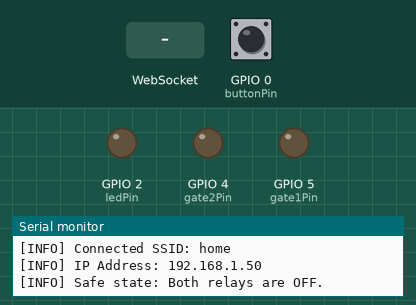
This sketch was run on a simulated ESP8266 (NodeMCU). Shown: output pins drawn as LEDs (lit = HIGH), the last lines printed to the serial monitor. The test bench sets the inputs (shaded band); at power-on: GPIO 0 (buttonPin) HIGH. WiFi joins after 1.5 s; servers stay silent unless stated.

Above: at 3.9 s.
4.0 s: WebSocket text "GATE1_ON" received
At 5.2 s:
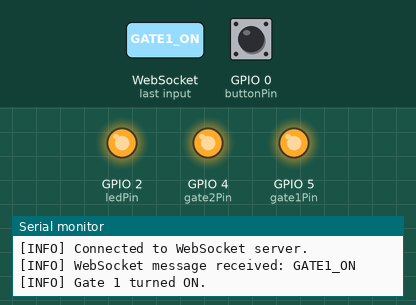
5.5 s: WebSocket text "GATE1_OFF" received
At 5.9 s:
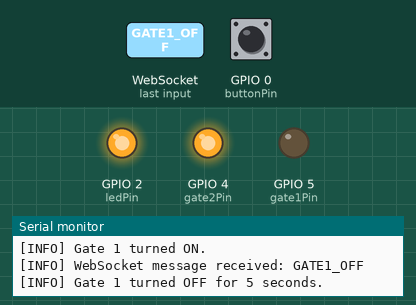
8.5 s: WebSocket text "LIGHT" received
At 11.0 s:
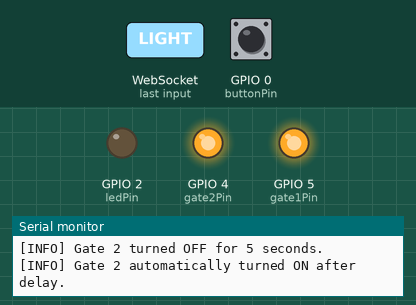
Timing chart, 0 to 12.5 s (numbered marks = the images above; inputs shaded):
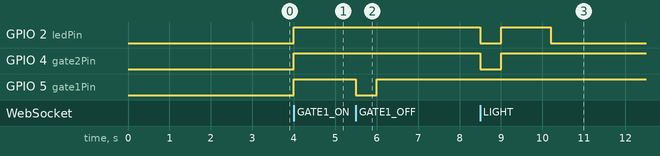

The sketch:

esp8266.ino
```cpp
#include <ESP8266WiFi.h>
#include <WiFiClientSecure.h>
#include <WebSocketsClient.h>
#include <WiFiManager.h>

// WebSocket server details
const char *server = "socket.jpfashion.in";
const int port = 3000;

// Define GPIO pins for gate relays and indicators (adjust GPIO pins for NodeMCU)
const int gate1Pin = 5;   // GPIO5 (D1)
const int gate2Pin = 4;   // GPIO4 (D2)
const int ledPin = 2;     // GPIO2 (D4)
const int buttonPin = 0;  // GPIO0 (D3)
const int builtInLedPin = LED_BUILTIN; // Use a different GPIO pin for gate2 on ESP8266

// Timing variables for non-blocking relay control
unsigned long gate1OffTime = 0;
unsigned long gate2OffTime = 0;
const unsigned long offDuration = 500; // 5 seconds

// Internet recheck delay (if WiFi is up but Internet is down)
const unsigned long internetRetryDelay = 15000;
unsigned long internetLossStart = 0;

WiFiClientSecure secureClient;
WebSocketsClient webSocket;

//---------------------------------------------------------------------
// Puts both relays into a safe state (OFF)
void setRelaysSafe()
{
  digitalWrite(gate1Pin, LOW);
  digitalWrite(gate2Pin, LOW);
  Serial.println("[INFO] Safe state: Both relays are OFF.");
}

//---------------------------------------------------------------------
// Checks Internet connectivity by trying to connect to a known host.
bool isInternetConnected()
{
  WiFiClient testClient;
  const char *testHost = "www.google.com";
  if (testClient.connect(testHost, 80))
  {
    testClient.stop();
    return true;
  }
  return false;
}

void reconnectWebSocket()
{
  Serial.println("[INFO] Attempting to reconnect WebSocket...");
  webSocket.beginSSL(server, port, "/");
}

//---------------------------------------------------------------------
// Uses WiFiManager to establish a WiFi connection. This function
// blocks until a connection is made.
void setupWiFi()
{
  Serial.println("[INFO] Launching WiFiManager portal...");
  WiFiManager wifiManager;
  // Optionally, you can set a timeout:
  // wifiManager.setConnectTimeout(30);
  if (!wifiManager.autoConnect("GateLockAP"))
  {
    Serial.println("[ERROR] WiFiManager failed to connect. Restarting...");
    ESP.restart();
  }
  Serial.println("[INFO] WiFiManager connected.");
  Serial.print("[INFO] Connected SSID: ");
  Serial.println(WiFi.SSID());
  Serial.print("[INFO] IP Address: ");
  Serial.println(WiFi.localIP());
  digitalWrite(ledPin, LOW);
  setRelaysSafe();
  internetLossStart = 0;
}

//---------------------------------------------------------------------
// WebSocket event handler.
void webSocketEvent(WStype_t type, uint8_t *payload, size_t length)
{
  String helloMessage = "Hello Server From ESP8266, connected SSID: " + WiFi.SSID();
  switch (type)
  {
  case WStype_CONNECTED:
    Serial.println("[INFO] Connected to WebSocket server.");
    webSocket.sendTXT(helloMessage);
    // wenbSocket.sendTXT(String("Hello Server From NodeMCU, connected SSID: ") + WiFi.SSID());
    digitalWrite(gate2Pin, HIGH);
    digitalWrite(gate1Pin, HIGH);
    digitalWrite(builtInLedPin, HIGH);
    break;

  case WStype_DISCONNECTED:
    Serial.println("[ERROR] Disconnected from WebSocket server.");
    setRelaysSafe();
    break;

  case WStype_TEXT:
  {
    String message = String((char *)payload);
    Serial.println("[INFO] WebSocket message received: " + message);
    if (message == "GATE1_ON")
    {
      digitalWrite(gate1Pin, HIGH);
      Serial.println("[INFO] Gate 1 turned ON.");
      gate1OffTime = 0;
    }
    else if (message == "GATE1_OFF")
    {
      digitalWrite(gate1Pin, LOW);
      Serial.println("[INFO] Gate 1 turned OFF for 5 seconds.");
      gate1OffTime = millis();
    }
    else if (message == "GATE2_ON")
    {

      digitalWrite(gate2Pin, HIGH);
      Serial.println("[INFO] Gate 2 turned ON.");
      gate2OffTime = 0;
    }
    else if (message == "LIGHT")
    {
      digitalWrite(gate2Pin, LOW);
      digitalWrite(builtInLedPin, LOW);
      Serial.println("[INFO] Gate 2 turned OFF for 5 seconds.");
      gate2OffTime = millis();
    }
    else if (message == "ping")
    {
      webSocket.sendTXT("pong");
    }
    break;
  }

  default:
    break;
  }
}

//---------------------------------------------------------------------
void setup()
{
  Serial.begin(115200);
  delay(1000);

  // Initialize pins.
  pinMode(gate1Pin, OUTPUT);
  pinMode(gate2Pin, OUTPUT);
  pinMode(builtInLedPin, OUTPUT);
  pinMode(ledPin, OUTPUT);
  pinMode(buttonPin, INPUT_PULLUP);

  setRelaysSafe();
  digitalWrite(ledPin, LOW);

  // Connect via WiFiManager.
  setupWiFi();

  // Setup secure client and WebSocket.
  secureClient.setInsecure();
  webSocket.beginSSL(server, port, "/");
  webSocket.onEvent(webSocketEvent);

  // Check Internet connectivity at startup.
  if (!isInternetConnected())
  {
    Serial.println("[WARN] Internet not reachable at startup.");
    digitalWrite(ledPin, HIGH);
  }
}

//---------------------------------------------------------------------
void loop()
{
  webSocket.loop();

  // Every 10 seconds, check connectivity.
  static unsigned long lastCheck = 0;
  if (millis() - lastCheck >= 10000)
  {
    lastCheck = millis();
    if (WiFi.status() != WL_CONNECTED || !isInternetConnected())
    {
      Serial.println("[ERROR] WiFi or Internet disconnected. Reconnecting...");
      digitalWrite(ledPin, HIGH);
      setRelaysSafe();
      WiFi.disconnect(true);
      setupWiFi();
      webSocket.beginSSL(server, port, "/");
    }
    else
    {
      digitalWrite(ledPin, LOW);
    }
  }

  // Non-blocking check to restore relay state after off duration.
  unsigned long currentMillis = millis();
  if (gate1OffTime != 0 && currentMillis - gate1OffTime >= offDuration)
  {
    digitalWrite(gate1Pin, HIGH);
    Serial.println("[INFO] Gate 1 automatically turned ON after delay.");
    gate1OffTime = 0;
  }
  if (gate2OffTime != 0 && currentMillis - gate2OffTime >= offDuration)
  {
    digitalWrite(gate2Pin, HIGH);
    digitalWrite(builtInLedPin, HIGH);  // LED OFF after the delay
    Serial.println("[INFO] Gate 2 automatically turned ON after delay.");
    gate2OffTime = 0;
  }

  // Check if reset button is pressed.
  if (digitalRead(buttonPin) == LOW)
  {
    Serial.println("[INFO] Button pressed, resetting WiFi credentials...");
    WiFiManager wifiManager;
    wifiManager.resetSettings();
    ESP.restart();
  }

  // Brief delay to reduce CPU load.
}
```

Measured:
- after the input at 4.0 s, GPIO 2 (ledPin), GPIO 4 (gate2Pin), GPIO 5 (gate1Pin): LOW → HIGH at once
- after the input at 5.5 s, GPIO 5 (gate1Pin): HIGH → LOW at once, → HIGH 0.50 s later
- after the input at 8.5 s, GPIO 2 (ledPin): HIGH → LOW after 0.00 s instead of 1.7 s; GPIO 4 (gate2Pin): HIGH → LOW at once, → HIGH 0.50 s later
